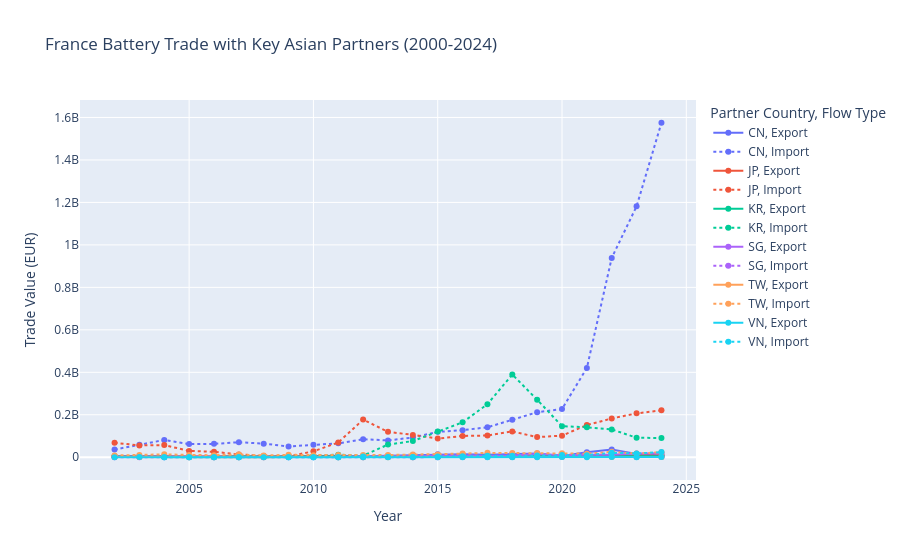
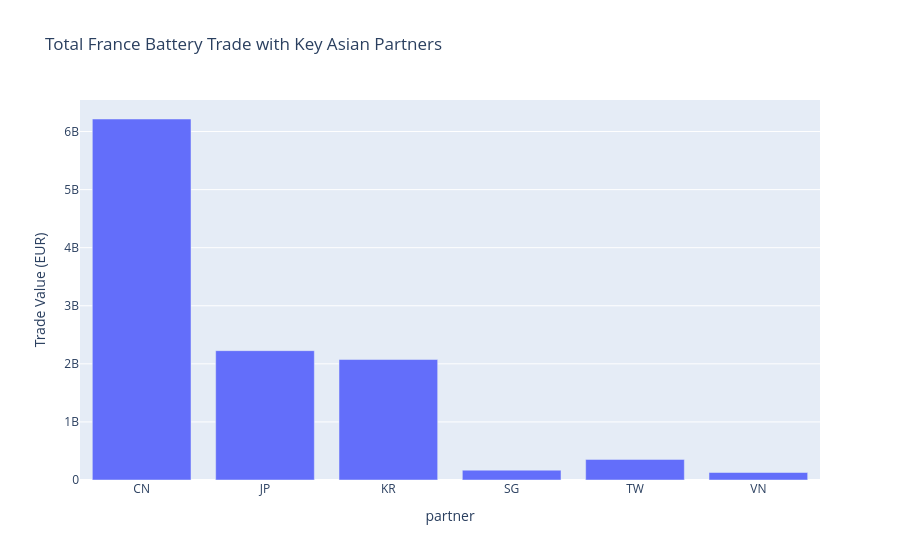

Notebook code for these charts, in order:
### Code cell
# Visualization

# Line chart showing imports/exports over time per partner
fig_trade = px.line(
    trade_summary,
    x='time_period',
    y='obs_value',
    color='partner',      # <-- ensures each partner has its own line
    line_dash='flow_type',# optional: different dash for Import/Export
    markers=True,
    title='France Battery Trade with Key Asian Partners (2000-2024)',
    labels={
        'time_period':'Year',
        'obs_value':'Trade Value (EUR)',
        'partner':'Partner Country',
        'flow_type':'Flow Type'
    }
)

fig_trade.show()

# Bar chart of total trade by partner
total_trade = trade_summary.groupby('partner')['obs_value'].sum().reset_index()
fig_bar = px.bar(
    total_trade,
    x='partner',
    y='obs_value',
    title='Total France Battery Trade with Key Asian Partners',
    labels={'obs_value':'Trade Value (EUR)'}
)
fig_bar.show()

### Figure 1 — Plotly figure (JSON) as saved in the notebook; plotly's stock layout.template omitted (floating-point values rounded to 4 significant figures)
{"data": [{"hovertemplate": "Partner Country=CN<br>Flow Type=Export<br>Year=%{x}<br>Trade Value (EUR)=%{y}<extra></extra>", "legendgroup": "CN, Export", "line": {"color": "#636efa", "dash": "solid"}, "marker": {"symbol": "circle"}, "mode": "lines+markers", "name": "CN, Export", "orientation": "v", "showlegend": true, "type": "scatter", "x": [2002, 2003, 2004, 2005, 2006, 2007, 2008, 2009, 2010, 2011, 2012, 2013, 2014, 2015, 2016, 2017, 2018, 2019, 2020, 2021, 2022, 2023, 2024], "xaxis": "x", "y": [2475085, 4081143, 4409120, 2251925, 4371102, 4026799, 2698533, 4822632, 5456821, 6905801, 4952496, 6901397, 10964121, 13870705, 13553315, 11711248, 16174500, 18109063, 6430114, 23177073, 36362344, 15583730, 7961050], "yaxis": "y"}, {"hovertemplate": "Partner Country=CN<br>Flow Type=Import<br>Year=%{x}<br>Trade Value (EUR)=%{y}<extra></extra>", "legendgroup": "CN, Import", "line": {"color": "#636efa", "dash": "dot"}, "marker": {"symbol": "circle"}, "mode": "lines+markers", "name": "CN, Import", "orientation": "v", "showlegend": true, "type": "scatter", "x": [2002, 2003, 2004, 2005, 2006, 2007, 2008, 2009, 2010, 2011, 2012, 2013, 2014, 2015, 2016, 2017, 2018, 2019, 2020, 2021, 2022, 2023, 2024], "xaxis": "x", "y": [36260873, 58831267, 81323091, 61948394, 63046724, 70659088, 64009633, 50807370, 58503755, 65459897, 85158785, 79108316, 93016506, 119592557, 127492737, 141055192, 176600001, 212283570, 227063962, 420397354, 938780755, 1181807310, 1575194633], "yaxis": "y"}, {"hovertemplate": "Partner Country=JP<br>Flow Type=Export<br>Year=%{x}<br>Trade Value (EUR)=%{y}<extra></extra>", "legendgroup": "JP, Export", "line": {"color": "#EF553B", "dash": "solid"}, "marker": {"symbol": "circle"}, "mode": "lines+markers", "name": "JP, Export", "orientation": "v", "showlegend": true, "type": "scatter", "x": [2002, 2003, 2004, 2005, 2006, 2007, 2008, 2009, 2010, 2011, 2012, 2013, 2014, 2015, 2016, 2017, 2018, 2019, 2020, 2021, 2022, 2023, 2024], "xaxis": "x", "y": [3109114, 3907920, 2073887, 2314002, 3785106, 3541461, 4778744, 3654765, 3892576, 2818695, 3862688, 1898493, 3383905, 1958663, 2473302, 3874493, 3050655, 4924279, 7740857, 6446009, 7224599, 8332165, 7687266], "yaxis": "y"}, {"hovertemplate": "Partner Country=JP<br>Flow Type=Import<br>Year=%{x}<br>Trade Value (EUR)=%{y}<extra></extra>", "legendgroup": "JP, Import", "line": {"color": "#EF553B", "dash": "dot"}, "marker": {"symbol": "circle"}, "mode": "lines+markers", "name": "JP, Import", "orientation": "v", "showlegend": true, "type": "scatter", "x": [2002, 2003, 2004, 2005, 2006, 2007, 2008, 2009, 2010, 2011, 2012, 2013, 2014, 2015, 2016, 2017, 2018, 2019, 2020, 2021, 2022, 2023, 2024], "xaxis": "x", "y": [68039078, 55768430, 57126630, 29982613, 25687007, 13299673, 5769128, 3740355, 28174069, 69468716, 177391407, 119617144, 105347861, 88017299, 100220902, 102297472, 121536444, 94959785, 101741881, 151586254, 182701489, 206660120, 221036617], "yaxis": "y"}, {"hovertemplate": "Partner Country=KR<br>Flow Type=Export<br>Year=%{x}<br>Trade Value (EUR)=%{y}<extra></extra>", "legendgroup": "KR, Export", "line": {"color": "#00cc96", "dash": "solid"}, "marker": {"symbol": "circle"}, "mode": "lines+markers", "name": "KR, Export", "orientation": "v", "showlegend": true, "type": "scatter", "x": [2002, 2003, 2004, 2005, 2006, 2007, 2008, 2009, 2010, 2011, 2012, 2013, 2014, 2015, 2016, 2017, 2018, 2019, 2020, 2021, 2022, 2023, 2024], "xaxis": "x", "y": [4525127, 2501584, 1674328, 867687, 1606763, 5106849, 2428058, 3608526, 4184110, 3095262, 1879525, 3327617, 3035180, 2824388, 3285784, 8197402, 2395619, 5828130, 7560063, 5035059, 4397017, 3028476, 5203969], "yaxis": "y"}, {"hovertemplate": "Partner Country=KR<br>Flow Type=Import<br>Year=%{x}<br>Trade Value (EUR)=%{y}<extra></extra>", "legendgroup": "KR, Import", "line": {"color": "#00cc96", "dash": "dot"}, "marker": {"symbol": "circle"}, "mode": "lines+markers", "name": "KR, Import", "orientation": "v", "showlegend": true, "type": "scatter", "x": [2002, 2003, 2004, 2005, 2006, 2007, 2008, 2009, 2010, 2011, 2012, 2013, 2014, 2015, 2016, 2017, 2018, 2019, 2020, 2021, 2022, 2023, 2024], "xaxis": "x", "y": [4028038, 3645043, 2963656, 3500819, 2557646, 4705267, 3690294, 3986239, 7115396, 12230073, 7632153, 59597276, 76149512, 120861944, 164370439, 249879958, 389607290, 270894985, 146257342, 141346582, 131159563, 91980344, 90608832], "yaxis": "y"}, {"hovertemplate": "Partner Country=SG<br>Flow Type=Export<br>Year=%{x}<br>Trade Value (EUR)=%{y}<extra></extra>", "legendgroup": "SG, Export", "line": {"color": "#ab63fa", "dash": "solid"}, "marker": {"symbol": "circle"}, "mode": "lines+markers", "name": "SG, Export", "orientation": "v", "showlegend": true, "type": "scatter", "x": [2002, 2003, 2004, 2005, 2006, 2007, 2008, 2009, 2010, 2011, 2012, 2013, 2014, 2015, 2016, 2017, 2018, 2019, 2020, 2021, 2022, 2023, 2024], "xaxis": "x", "y": [3090718, 2955754, 2680147, 2226084, 1565818, 1737775, 1743148, 999071, 2372664, 1730195, 4233047, 2987782, 4281481, 8812434, 6731632, 7373439, 8158224, 15268234, 9213544, 12348776, 11532193, 17780738, 18403143], "yaxis": "y"}, {"hovertemplate": "Partner Country=SG<br>Flow Type=Import<br>Year=%{x}<br>Trade Value (EUR)=%{y}<extra></extra>", "legendgroup": "SG, Import", "line": {"color": "#ab63fa", "dash": "dot"}, "marker": {"symbol": "circle"}, "mode": "lines+markers", "name": "SG, Import", "orientation": "v", "showlegend": true, "type": "scatter", "x": [2002, 2003, 2004, 2005, 2006, 2007, 2008, 2009, 2010, 2011, 2012, 2013, 2014, 2015, 2016, 2017, 2018, 2019, 2020, 2021, 2022, 2023, 2024], "xaxis": "x", "y": [192662, 167904, 254709, 85508, 407367, 217295, 259650, 287365, 353228, 398301, 233595, 767992, 267662, 464303, 1400412, 1628719, 1577345, 2014653, 1559752, 3054356, 3604674, 1227917, 914734], "yaxis": "y"}, {"hovertemplate": "Partner Country=TW<br>Flow Type=Export<br>Year=%{x}<br>Trade Value (EUR)=%{y}<extra></extra>", "legendgroup": "TW, Export", "line": {"color": "#FFA15A", "dash": "solid"}, "marker": {"symbol": "circle"}, "mode": "lines+markers", "name": "TW, Export", "orientation": "v", "showlegend": true, "type": "scatter", "x": [2002, 2003, 2004, 2005, 2006, 2007, 2008, 2009, 2010, 2011, 2012, 2013, 2014, 2015, 2016, 2017, 2018, 2019, 2020, 2021, 2022, 2023, 2024], "xaxis": "x", "y": [1153205, 668034, 2467914, 241961, 293850, 237450, 264404, 1436680, 985288, 351711, 486795, 236013, 527288, 1415910, 1496306, 1139563, 785157, 1515770, 1841108, 1961066, 1183292, 1730878, 1295799], "yaxis": "y"}, {"hovertemplate": "Partner Country=TW<br>Flow Type=Import<br>Year=%{x}<br>Trade Value (EUR)=%{y}<extra></extra>", "legendgroup": "TW, Import", "line": {"color": "#FFA15A", "dash": "dot"}, "marker": {"symbol": "circle"}, "mode": "lines+markers", "name": "TW, Import", "orientation": "v", "showlegend": true, "type": "scatter", "x": [2002, 2003, 2004, 2005, 2006, 2007, 2008, 2009, 2010, 2011, 2012, 2013, 2014, 2015, 2016, 2017, 2018, 2019, 2020, 2021, 2022, 2023, 2024], "xaxis": "x", "y": [8272423, 10271806, 13617381, 10582456, 9668556, 13080273, 8373160, 11259916, 9885966, 10225125, 10453322, 10566849, 12367305, 13069098, 17170518, 20618350, 19880707, 19990729, 18253828, 16903211, 25339856, 17481654, 23704491], "yaxis": "y"}, {"hovertemplate": "Partner Country=VN<br>Flow Type=Export<br>Year=%{x}<br>Trade Value (EUR)=%{y}<extra></extra>", "legendgroup": "VN, Export", "line": {"color": "#19d3f3", "dash": "solid"}, "marker": {"symbol": "circle"}, "mode": "lines+markers", "name": "VN, Export", "orientation": "v", "showlegend": true, "type": "scatter", "x": [2002, 2003, 2004, 2005, 2006, 2007, 2008, 2009, 2010, 2011, 2012, 2013, 2014, 2015, 2016, 2017, 2018, 2019, 2020, 2021, 2022, 2023, 2024], "xaxis": "x", "y": [399325, 714919, 362579, 365929, 460185, 187574, 325776, 27943, 41594, 140572, 257359, 492556, 148690, 232051, 135057, 329426, 132525, 505530, 813377, 467140, 932907, 377851, 1222809], "yaxis": "y"}, {"hovertemplate": "Partner Country=VN<br>Flow Type=Import<br>Year=%{x}<br>Trade Value (EUR)=%{y}<extra></extra>", "legendgroup": "VN, Import", "line": {"color": "#19d3f3", "dash": "dot"}, "marker": {"symbol": "circle"}, "mode": "lines+markers", "name": "VN, Import", "orientation": "v", "showlegend": true, "type": "scatter", "x": [2004, 2005, 2006, 2007, 2009, 2010, 2011, 2012, 2013, 2014, 2015, 2016, 2017, 2018, 2019, 2020, 2021, 2022, 2023, 2024], "xaxis": "x", "y": [2737, 22043, 3098, 2895, 5013, 10578, 20315, 3934158, 1636590, 1303235, 3467513, 4478415, 6603023, 7421105, 7804343, 10408805, 9922419, 20803456, 17821490, 24217073], "yaxis": "y"}], "layout": {"legend": {"title": {"text": "Partner Country, Flow Type"}, "tracegroupgap": 0}, "title": {"text": "France Battery Trade with Key Asian Partners (2000-2024)"}, "xaxis": {"anchor": "y", "domain": [0, 1], "title": {"text": "Year"}}, "yaxis": {"anchor": "x", "domain": [0, 1], "title": {"text": "Trade Value (EUR)"}}}}

### Figure 2 — Plotly figure (JSON) as saved in the notebook; plotly's stock layout.template omitted (floating-point values rounded to 4 significant figures)
{"data": [{"hovertemplate": "partner=%{x}<br>Trade Value (EUR)=%{y}<extra></extra>", "legendgroup": "", "marker": {"color": "#636efa", "pattern": {"shape": ""}}, "name": "", "orientation": "v", "showlegend": false, "textposition": "auto", "type": "bar", "x": ["CN", "JP", "KR", "SG", "TW", "VN"], "xaxis": "x", "y": [6215651887, 2226904018, 2074365214, 169566144, 354752422, 128961978], "yaxis": "y"}], "layout": {"barmode": "relative", "legend": {"tracegroupgap": 0}, "title": {"text": "Total France Battery Trade with Key Asian Partners"}, "xaxis": {"anchor": "y", "domain": [0, 1], "title": {"text": "partner"}}, "yaxis": {"anchor": "x", "domain": [0, 1], "title": {"text": "Trade Value (EUR)"}}}}
